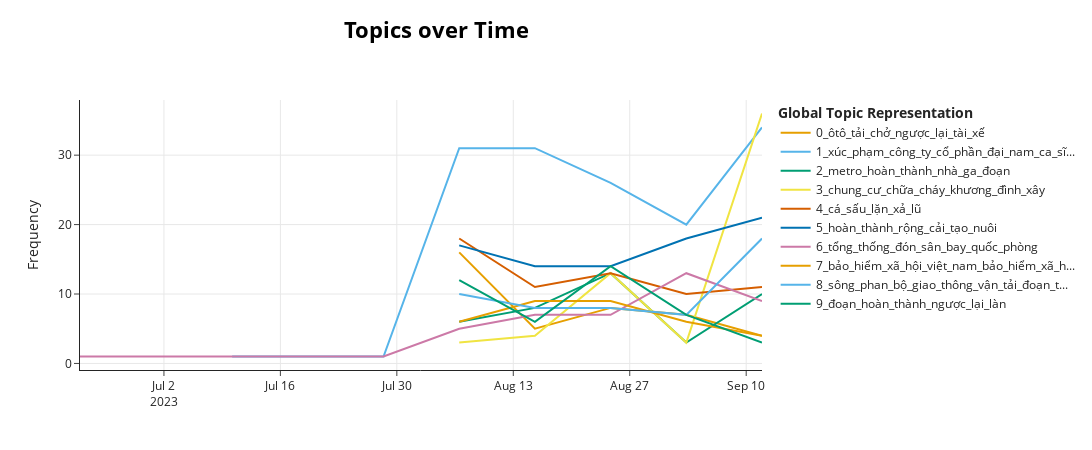

Notebook cell for this chart:
### Code cell
topic_model.visualize_topics_over_time(topics_over_time)

### Figure 1 — Plotly figure (JSON) as saved in the notebook; plotly's stock layout.template omitted (floating-point values rounded to 4 significant figures)
{"data": [{"hoverinfo": "text", "hovertext": ["<b>Topic 0</b><br>Words: ôtô_tải, nguyễn_tấn_xôn, chở, ngược_lại, ôtô_con", "<b>Topic 0</b><br>Words: công_an_huyện_hàm_thuận_bắc, thị_trấn_phú_long, nguyễn_lê_huy, nguyễn_đình_tư, lái_xe_khách", "<b>Topic 0</b><br>Words: công_an_tp_thanh_hóa, đoạn, tốc_độ, lái, cao_tốc_vĩnh_hảo_phan_thiết", "<b>Topic 0</b><br>Words: đội_cảnh_sát_giao_thông_trật_tự_công_an_tp_vinh_cử, cục_cảnh_sát_giao_thông, lái_xe_máy, xe_tải, húc", "<b>Topic 0</b><br>Words: tùng_đinh, tp_biên_hòa, đường_quách_điêu, exciter, thanh_thư"], "marker": {"color": "#E69F00"}, "mode": "lines", "name": "0_ôtô_tải_chở_ngược_lại_tài_xế", "type": "scatter", "x": ["2023-08-06T12:00:00", "2023-08-15T14:24:00", "2023-08-24T16:48:00", "2023-09-02T19:12:00", "2023-09-11T21:36:00"], "y": [16, 5, 8, 7, 4]}, {"hoverinfo": "text", "hovertext": ["<b>Topic 1</b><br>Words: cải_cách, hành_chính, cntt, con_người, công_nghệ_thông_tin", "<b>Topic 1</b><br>Words: iot_việt_nam, mm_iot, iot_việt, viễn_thông, vconnex", "<b>Topic 1</b><br>Words: xuất_khẩu, khai_thác, thu_nhập, phát_triển, phiên", "<b>Topic 1</b><br>Words: ủy, bộ_chính_trị, lê_văn_thành, phát_triển, khu", "<b>Topic 1</b><br>Words: khai_thác, ubnd, gia_lâm, quản_lý, quyết_định", "<b>Topic 1</b><br>Words: đa_dạng_sinh_học, trồng, văn_hóa, rừng_đặc_dụng, phát_triển", "<b>Topic 1</b><br>Words: xúc_phạm, công_ty_cổ_phần_đại_nam, vu_khống, ca_sĩ, phát_ngôn"], "marker": {"color": "#56B4E9"}, "mode": "lines", "name": "1_xúc_phạm_công_ty_cổ_phần_đại_nam_ca_sĩ...", "type": "scatter", "x": ["2023-07-10T04:48:00", "2023-07-28T09:36:00", "2023-08-06T12:00:00", "2023-08-15T14:24:00", "2023-08-24T16:48:00", "2023-09-02T19:12:00", "2023-09-11T21:36:00"], "y": [1, 1, 31, 31, 26, 20, 34]}, {"hoverinfo": "text", "hovertext": ["<b>Topic 2</b><br>Words: ga_hà_nội, depot, hoàn_thành, xây, khởi_công", "<b>Topic 2</b><br>Words: depot, metro, hoàn_thành, nhà_ga, cầu_thủ_thiêm_", "<b>Topic 2</b><br>Words: cầu_vĩnh_tuy_, hoàn_thành, hà_nội, cầu, vĩnh_tuy", "<b>Topic 2</b><br>Words: hoàn_thành, cầu_long_kiểng, hóa, hà_nội, đoạn", "<b>Topic 2</b><br>Words: cầu_vàm_sát_, ga_ngọc_hồi, ga_hà_nội, hoàn_thành, đoạn"], "marker": {"color": "#009E73"}, "mode": "lines", "name": "2_metro_hoàn_thành_nhà_ga_đoạn", "type": "scatter", "x": ["2023-08-06T12:00:00", "2023-08-15T14:24:00", "2023-08-24T16:48:00", "2023-09-02T19:12:00", "2023-09-11T21:36:00"], "y": [6, 8, 13, 3, 10]}, {"hoverinfo": "text", "hovertext": ["<b>Topic 3</b><br>Words: công_an_quận_ba_đình, trúc_bạch_quận_ba_đình, quận_bắc_từ_liêm, công_ty_lưới_điện_cao_thế_tp_hà_nội, điện_công_ty_lưới_điện_cao_thế_tp_hà_nội", "<b>Topic 3</b><br>Words: chữa_cháy, cảnh_sát_chữa_cháy_tỉnh_bình_dương, đốt, công_an_tp_huế, cháy", "<b>Topic 3</b><br>Words: ủy_ban_pháp_luật, chung_cư, hạng, căn_hộ, chữa_cháy", "<b>Topic 3</b><br>Words: phường_bình_đa_cảnh_sát_phòng_cháy_chữa_cháy_đồng_nai, chữa_cháy, bùng_phát, cháy, công_ty_quản_lý_và_phát_triển_nhà_hà_nội", "<b>Topic 3</b><br>Words: chung_cư, chữa_cháy, khương_đình, xây, hỏa_hoạn"], "marker": {"color": "#F0E442"}, "mode": "lines", "name": "3_chung_cư_chữa_cháy_khương_đình_xây", "type": "scatter", "x": ["2023-08-06T12:00:00", "2023-08-15T14:24:00", "2023-08-24T16:48:00", "2023-09-02T19:12:00", "2023-09-11T21:36:00"], "y": [3, 4, 13, 3, 36]}, {"hoverinfo": "text", "hovertext": ["<b>Topic 4</b><br>Words: sạt_lở, mưa_lũ, lũ, xả, công_ty_cổ_phần_đồng_tả_phời", "<b>Topic 4</b><br>Words: lặn, vùng_biển, vịnh, trường_thpt_nguyễn_trường_tộ, ngư_dân", "<b>Topic 4</b><br>Words: hồ_trị_an, cá_sủ, huyện_vĩnh_lợi, xả, lũ", "<b>Topic 4</b><br>Words: đánh_bắt, lũ, xả, nuôi, lưới", "<b>Topic 4</b><br>Words: vớt, hòa_phú, sâu, dạt, dòng"], "marker": {"color": "#D55E00"}, "mode": "lines", "name": "4_cá_sấu_lặn_xả_lũ", "type": "scatter", "x": ["2023-08-06T12:00:00", "2023-08-15T14:24:00", "2023-08-24T16:48:00", "2023-09-02T19:12:00", "2023-09-11T21:36:00"], "y": [18, 11, 13, 10, 11]}, {"hoverinfo": "text", "hovertext": ["<b>Topic 5</b><br>Words: thùy_vân, cảng_trần_đề, hoàn_thành, đồng_bằng_sông_cửu_long, cải_tạo", "<b>Topic 5</b><br>Words: nạo_vét, cải_tạo, xây, sơn_la, cát", "<b>Topic 5</b><br>Words: trấn_hải, đà_nẵng, an_hải, trần_đề, trận", "<b>Topic 5</b><br>Words: cải_tạo, hoàn_thành, tưới, khánh_hòa, hồ_chứa_nước", "<b>Topic 5</b><br>Words: không_gian, hoàn_thành, cải_tạo, đà_nẵng, xây"], "marker": {"color": "#0072B2"}, "mode": "lines", "name": "5_hoàn_thành_rộng_cải_tạo_nuôi", "type": "scatter", "x": ["2023-08-06T12:00:00", "2023-08-15T14:24:00", "2023-08-24T16:48:00", "2023-09-02T19:12:00", "2023-09-11T21:36:00"], "y": [17, 14, 14, 18, 21]}, {"hoverinfo": "text", "hovertext": ["<b>Topic 6</b><br>Words: viễn_thông, công_an_tỉnh_kon_tum, sửa_đổi, thông_tin, trung_tâm_chuyển_giao_tri_thức_và_hỗ_trợ_khởi_nghiệp_đại_học_quốc_gia_hà_nội", "<b>Topic 6</b><br>Words: thủ_đô_hà_nội, hà_nội, mật_độ, định_hướng, hóa", "<b>Topic 6</b><br>Words: sân_bay, bắc_ninh, hà_nội, nhà_ga, liên_vận", "<b>Topic 6</b><br>Words: sân_bay, hà_nội, vietnam_airlines, nhà_ga, đón", "<b>Topic 6</b><br>Words: sân_bay, globemaster, đón, giao_lưu, việt_nam", "<b>Topic 6</b><br>Words: tổng_thống, đón, sân_bay, nhậm_chức, nguyễn_phú_trọng", "<b>Topic 6</b><br>Words: việt_nam, quốc_phòng, thượng_tướng, nam_ninh, hội_nghị"], "marker": {"color": "#CC79A7"}, "mode": "lines", "name": "6_tổng_thống_đón_sân_bay_quốc_phòng", "type": "scatter", "x": ["2023-06-21T21:48:57.600000", "2023-07-28T09:36:00", "2023-08-06T12:00:00", "2023-08-15T14:24:00", "2023-08-24T16:48:00", "2023-09-02T19:12:00", "2023-09-11T21:36:00"], "y": [1, 1, 5, 7, 7, 13, 9]}, {"hoverinfo": "text", "hovertext": ["<b>Topic 7</b><br>Words: bảo_hiểm_xã_hội_việt_nam, bảo_hiểm_xã_hội, tổng_liên_đoàn_lao_động_việt_nam, người_việt_hưởng, bộ_lao_động_thương_binh_và_xã_hội", "<b>Topic 7</b><br>Words: bảo_hiểm_xã_hội_việt_nam, bảo_hiểm_xã_hội, bảo_hiểm_xã_hội_tp_hcm, hưu_trí, rút", "<b>Topic 7</b><br>Words: bhxh_việt_nam, cắt_giảm, bộ_lao_động_thương_binh_và_xã_hội, thất_nghiệp, bảo_hiểm_xã_hội", "<b>Topic 7</b><br>Words: phúc_lợi, cắt_giảm, thất_nghiệp, bảo_hiểm_xã_hội, an_sinh", "<b>Topic 7</b><br>Words: tinh_giản, cắt_giảm, tổng_liên_đoàn_lao_động_việt_nam, bộ_lao_động_thương_binh_và_xã_hội, bảo_hiểm_xã_hội"], "marker": {"color": "#E69F00"}, "mode": "lines", "name": "7_bảo_hiểm_xã_hội_việt_nam_bảo_hiểm_xã_h...", "type": "scatter", "x": ["2023-08-06T12:00:00", "2023-08-15T14:24:00", "2023-08-24T16:48:00", "2023-09-02T19:12:00", "2023-09-11T21:36:00"], "y": [6, 9, 9, 6, 4]}, {"hoverinfo": "text", "hovertext": ["<b>Topic 8</b><br>Words: sông_phan, bộ_giao_thông_vận_tải, thủy_văn, khám_nghiệm, khai_thác", "<b>Topic 8</b><br>Words: cao_tốc_biên_hòa_vũng_tàu, bộ_giao_thông_vận_tải, quảng_ngãi, khánh_thành, thu_hồi", "<b>Topic 8</b><br>Words: hòn_sơn, thủy_văn, quảng_ngãi, ubnd_quận_, thông_báo", "<b>Topic 8</b><br>Words: ga_đà_nẵng, cao_tốc_cần_thơ_cà_mau, bộ_giao_thông_vận_tải, cung_ứng, khai_thác", "<b>Topic 8</b><br>Words: ubnd_quận_, đoạn, dầu_giây, bộ_giao_thông_vận_tải, sửa_chữa"], "marker": {"color": "#56B4E9"}, "mode": "lines", "name": "8_sông_phan_bộ_giao_thông_vận_tải_đoạn_t...", "type": "scatter", "x": ["2023-08-06T12:00:00", "2023-08-15T14:24:00", "2023-08-24T16:48:00", "2023-09-02T19:12:00", "2023-09-11T21:36:00"], "y": [10, 8, 8, 7, 18]}, {"hoverinfo": "text", "hovertext": ["<b>Topic 9</b><br>Words: đoạn, hoàn_thành, cao_tốc_nghi_sơn_diễn_châu, làn, cao_tốc", "<b>Topic 9</b><br>Words: đoạn, tiền_giang, thăng_long, cầu_nhật_tân, làn", "<b>Topic 9</b><br>Words: bộ_giao_thông_vận_tải, đoạn, nguyễn_cơ_thạch, hoàn_thành, ngược_lại", "<b>Topic 9</b><br>Words: cao_tốc_tp_hcm_long_thành_dầu_giây, cao_tốc_biên_hòa_vũng_tàu, đoạn, hoàn_thành, khởi_công", "<b>Topic 9</b><br>Words: ubnd_tỉnh_cao_bằng, nối_nghệ_an, văn_lãng_tràng_định, biên_hòa, tỉnh_cao_bằng"], "marker": {"color": "#009E73"}, "mode": "lines", "name": "9_đoạn_hoàn_thành_ngược_lại_làn", "type": "scatter", "x": ["2023-08-06T12:00:00", "2023-08-15T14:24:00", "2023-08-24T16:48:00", "2023-09-02T19:12:00", "2023-09-11T21:36:00"], "y": [12, 6, 14, 7, 3]}], "layout": {"height": 450, "hoverlabel": {"bgcolor": "white", "font": {"family": "Rockwell", "size": 16}}, "legend": {"title": {"text": "<b>Global Topic Representation"}}, "title": {"font": {"color": "Black", "size": 22}, "text": "<b>Topics over Time</b>", "x": 0.4, "xanchor": "center", "y": 0.95, "yanchor": "top"}, "width": 1250, "xaxis": {"showgrid": true}, "yaxis": {"showgrid": true, "title": {"text": "Frequency"}}}}
